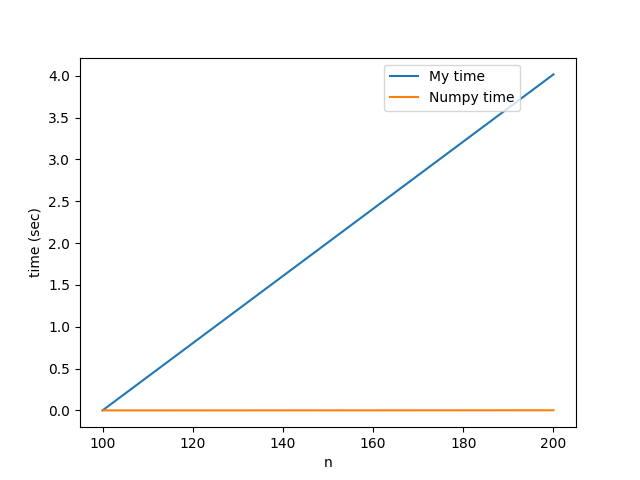

Here is the Python script that generated this plot:
import scipy.linalg as sl
import numpy as np
import time
import matplotlib.pyplot as plt
from math import sqrt

def jacobi(A, f, n):
	eps = 0.000000001
	xnew = np.zeros(n)
	diff = 1
	while diff > eps:
		x = np.copy(xnew)
		xnew = np.zeros(n)
		for i in range(n):
			j = 0
			J = A[i]
			j = np.dot(J[ :i], x[ :i])
			j += np.dot(J[i + 1: ], x[i + 1: ])
			xnew[i] = (f[i] - j) / J[i]
		delta_x = xnew - x
		diff = sqrt(np.dot(delta_x, delta_x))
	return x

myTime, npTime = [0], [0]
n0 = n = 100
step = 100
finish, start = 0, 0
fn, st = 0, 0
while finish - start < 1:
	A = np.random.randint(0, 10, size=(n,n))
	f = np.random.randint(0, 10, size=(n))
	j = np.sum(np.abs(A), axis = 1)
	for i in range(n):
		A[i][i] = A[i][i] + j[i]
	start = time.time()
	jacobi(A, f, n)
	finish = time.time()
	myTime.append(finish - start)
	st = time.time()
	sl.solve(A, f)
	fn = time.time()
	npTime.append(fn - st)
	n += step

x = [y for y in range(n0, n + 1, step)]
fig = plt.figure()
plt.plot(x, myTime, label="My time")
plt.plot(x, npTime, label="Numpy time")
plt.xlabel("n")
plt.ylabel("time (sec)")
plt.legend(bbox_to_anchor=(0.5, 0.5, 0.5, 0.5), loc='upper center')
plt.show()
fig.savefig('hw2/jacobi.png')
